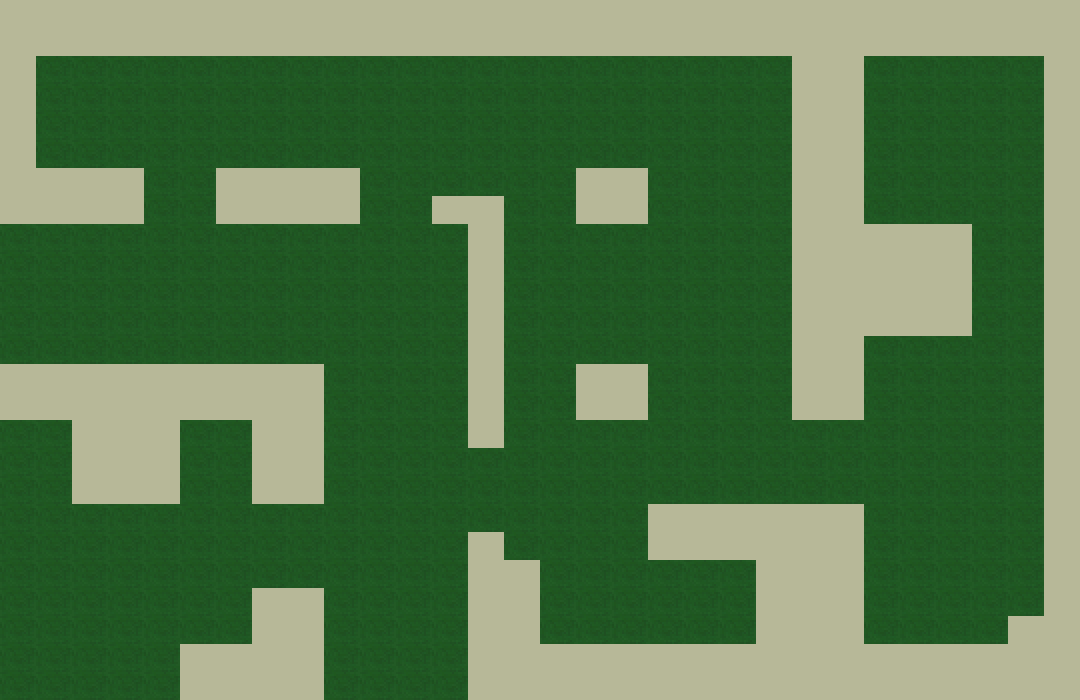

Tiled map render using the project's own tile images. Description and the whole map definition, tile-layer contents included, below:
An orthogonal 30x25 tile map with 36x28 px tiles, 1 tile layer (map), 1 hidden layer not drawn.

<map version="1.0" orientation="orthogonal" renderorder="right-down" width="30" height="25" tilewidth="36" tileheight="28" nextobjectid="1">
 <tileset firstgid="1" name="sprite_sheet_props" tilewidth="36" tileheight="28">
  <image source="../img/sprite_sheet_props.png" width="1800" height="1400" />
 </tileset>
 <layer name="map" width="30" height="25">
  <data encoding="csv">
1913,1913,1913,1913,1913,1913,1913,1913,1913,1913,1913,1913,1913,1913,1913,1913,1913,1913,1913,1913,1913,1913,1913,1913,1913,1913,1913,1913,1913,1913,
1913,1913,1913,1913,1913,1913,1913,1913,1913,1913,1913,1913,1913,1913,1913,1913,1913,1913,1913,1913,1913,1913,1913,1913,1913,1913,1913,1913,1913,1913,
1913,1403,1403,1403,1403,1403,1403,1403,1403,1403,1403,1403,1403,1403,1403,1403,1403,1403,1403,1403,1403,1403,1913,1913,1403,1403,1403,1403,1403,1913,
1913,1403,1403,1403,1403,1403,1403,1403,1403,1403,1403,1403,1403,1403,1403,1403,1403,1403,1403,1403,1403,1403,1913,1913,1403,1403,1403,1403,1403,1913,
1913,1403,1403,1403,1403,1403,1403,1403,1403,1403,1403,1403,1403,1403,1403,1403,1403,1403,1403,1403,1403,1403,1913,1913,1403,1403,1403,1403,1403,1913,
1913,1403,1403,1403,1403,1403,1403,1403,1403,1403,1403,1403,1403,1403,1403,1403,1403,1403,1403,1403,1403,1403,1913,1913,1403,1403,1403,1403,1403,1913,
1913,1913,1913,1913,1403,1403,1913,1913,1913,1913,1403,1403,1403,1403,1403,1403,1913,1913,1403,1403,1403,1403,1913,1913,1403,1403,1403,1403,1403,1913,
1913,1913,1913,1913,1403,1403,1913,1913,1913,1913,1403,1403,1913,1913,1403,1403,1913,1913,1403,1403,1403,1403,1913,1913,1403,1403,1403,1403,1403,1913,
1403,1403,1403,1403,1403,1403,1403,1403,1403,1403,1403,1403,1403,1913,1403,1403,1403,1403,1403,1403,1403,1403,1913,1913,1913,1913,1913,1403,1403,1913,
1403,1403,1403,1403,1403,1403,1403,1403,1403,1403,1403,1403,1403,1913,1403,1403,1403,1403,1403,1403,1403,1403,1913,1913,1913,1913,1913,1403,1403,1913,
1403,1403,1403,1403,1403,1403,1403,1403,1403,1403,1403,1403,1403,1913,1403,1403,1403,1403,1403,1403,1403,1403,1913,1913,1913,1913,1913,1403,1403,1913,
1403,1403,1403,1403,1403,1403,1403,1403,1403,1403,1403,1403,1403,1913,1403,1403,1403,1403,1403,1403,1403,1403,1913,1913,1913,1913,1913,1403,1403,1913,
1403,1403,1403,1403,1403,1403,1403,1403,1403,1403,1403,1403,1403,1913,1403,1403,1403,1403,1403,1403,1403,1403,1913,1913,1403,1403,1403,1403,1403,1913,
1913,1913,1913,1913,1913,1913,1913,1913,1913,1403,1403,1403,1403,1913,1403,1403,1913,1913,1403,1403,1403,1403,1913,1913,1403,1403,1403,1403,1403,1913,
1913,1913,1913,1913,1913,1913,1913,1913,1913,1403,1403,1403,1403,1913,1403,1403,1913,1913,1403,1403,1403,1403,1913,1913,1403,1403,1403,1403,1403,1913,
1403,1403,1913,1913,1913,1403,1403,1913,1913,1403,1403,1403,1403,1913,1403,1403,1403,1403,1403,1403,1403,1403,1403,1403,1403,1403,1403,1403,1403,1913,
1403,1403,1913,1913,1913,1403,1403,1913,1913,1403,1403,1403,1403,1403,1403,1403,1403,1403,1403,1403,1403,1403,1403,1403,1403,1403,1403,1403,1403,1913,
1403,1403,1913,1913,1913,1403,1403,1913,1913,1403,1403,1403,1403,1403,1403,1403,1403,1403,1403,1403,1403,1403,1403,1403,1403,1403,1403,1403,1403,1913,
1403,1403,1403,1403,1403,1403,1403,1403,1403,1403,1403,1403,1403,1403,1403,1403,1403,1403,1913,1913,1913,1913,1913,1913,1403,1403,1403,1403,1403,1913,
1403,1403,1403,1403,1403,1403,1403,1403,1403,1403,1403,1403,1403,1913,1403,1403,1403,1403,1913,1913,1913,1913,1913,1913,1403,1403,1403,1403,1403,1913,
1403,1403,1403,1403,1403,1403,1403,1403,1403,1403,1403,1403,1403,1913,1913,1403,1403,1403,1403,1403,1403,1913,1913,1913,1403,1403,1403,1403,1403,1913,
1403,1403,1403,1403,1403,1403,1403,1913,1913,1403,1403,1403,1403,1913,1913,1403,1403,1403,1403,1403,1403,1913,1913,1913,1403,1403,1403,1403,1403,1913,
1403,1403,1403,1403,1403,1403,1403,1913,1913,1403,1403,1403,1403,1913,1913,1403,1403,1403,1403,1403,1403,1913,1913,1913,1403,1403,1403,1403,1913,1913,
1403,1403,1403,1403,1403,1913,1913,1913,1913,1403,1403,1403,1403,1913,1913,1913,1913,1913,1913,1913,1913,1913,1913,1913,1913,1913,1913,1913,1913,1913,
1403,1403,1403,1403,1403,1913,1913,1913,1913,1403,1403,1403,1403,1913,1913,1913,1913,1913,1913,1913,1913,1913,1913,1913,1913,1913,1913,1913,1913,1913
</data>
 </layer>
 <layer name="walkable" width="30" height="25" visible="0">
  <data encoding="csv">
1,1,1,1,1,1,1,1,1,1,1,1,1,1,1,1,1,1,1,1,1,1,1,1,1,1,1,1,1,1,
1,1,1,1,1,1,1,1,1,1,1,1,1,1,1,1,1,1,1,1,1,1,1,1,1,1,1,1,1,1,
1,0,0,0,0,0,0,0,0,0,0,0,0,0,0,0,0,0,0,0,0,0,1,1,0,0,0,0,0,1,
1,0,0,0,0,0,0,0,0,0,0,0,0,0,0,0,0,0,0,0,0,0,1,1,0,0,0,0,0,1,
1,0,0,0,0,0,0,0,0,0,0,0,0,0,0,0,0,0,0,0,0,0,1,1,0,0,0,0,0,1,
1,0,0,0,0,0,0,0,0,0,0,0,0,0,0,0,0,0,0,0,0,0,1,1,0,0,0,0,0,1,
1,1,1,1,0,0,1,1,1,1,0,0,0,0,0,0,1,1,0,0,0,0,1,1,0,0,0,0,0,1,
1,1,1,1,0,0,1,1,1,1,0,0,1,1,0,0,1,1,0,0,0,0,1,1,0,0,0,0,0,1,
0,0,0,0,0,0,0,0,0,0,0,0,0,1,0,0,0,0,0,0,0,0,1,1,1,1,1,0,0,1,
0,0,0,0,0,0,0,0,0,0,0,0,0,1,0,0,0,0,0,0,0,0,1,1,1,1,1,0,0,1,
0,0,0,0,0,0,0,0,0,0,0,0,0,1,0,0,0,0,0,0,0,0,1,1,1,1,1,0,0,1,
0,0,0,0,0,0,0,0,0,0,0,0,0,1,0,0,0,0,0,0,0,0,1,1,1,1,1,0,0,1,
0,0,0,0,0,0,0,0,0,0,0,0,0,1,0,0,0,0,0,0,0,0,1,1,0,0,0,0,0,1,
1,1,1,1,1,1,1,1,1,0,0,0,0,1,0,0,1,1,0,0,0,0,1,1,0,0,0,0,0,1,
1,1,1,1,1,1,1,1,1,0,0,0,0,1,0,0,1,1,0,0,0,0,1,1,0,0,0,0,0,1,
0,0,1,1,1,0,0,1,1,0,0,0,0,1,0,0,0,0,0,0,0,0,0,0,0,0,0,0,0,1,
0,0,1,1,1,0,0,1,1,0,0,0,0,0,0,0,0,0,0,0,0,0,0,0,0,0,0,0,0,1,
0,0,1,1,1,0,0,1,1,0,0,0,0,0,0,0,0,0,0,0,0,0,0,0,0,0,0,0,0,1,
0,0,0,0,0,0,0,0,0,0,0,0,0,0,0,0,0,0,1,1,1,1,1,1,0,0,0,0,0,1,
0,0,0,0,0,0,0,0,0,0,0,0,0,1,0,0,0,0,1,1,1,1,1,1,0,0,0,0,0,1,
0,0,0,0,0,0,0,0,0,0,0,0,0,1,1,0,0,0,0,0,0,1,1,1,0,0,0,0,0,1,
0,0,0,0,0,0,0,1,1,0,0,0,0,1,1,0,0,0,0,0,0,1,1,1,0,0,0,0,0,1,
0,0,0,0,0,0,0,1,1,0,0,0,0,1,1,0,0,0,0,0,0,1,1,1,0,0,0,0,1,1,
0,0,0,0,0,1,1,1,1,0,0,0,0,1,1,1,1,1,1,1,1,1,1,1,1,1,1,1,1,1,
0,0,0,0,0,1,1,1,1,0,0,0,0,1,1,1,1,1,1,1,1,1,1,1,1,1,1,1,1,1
</data>
 </layer>
</map>
